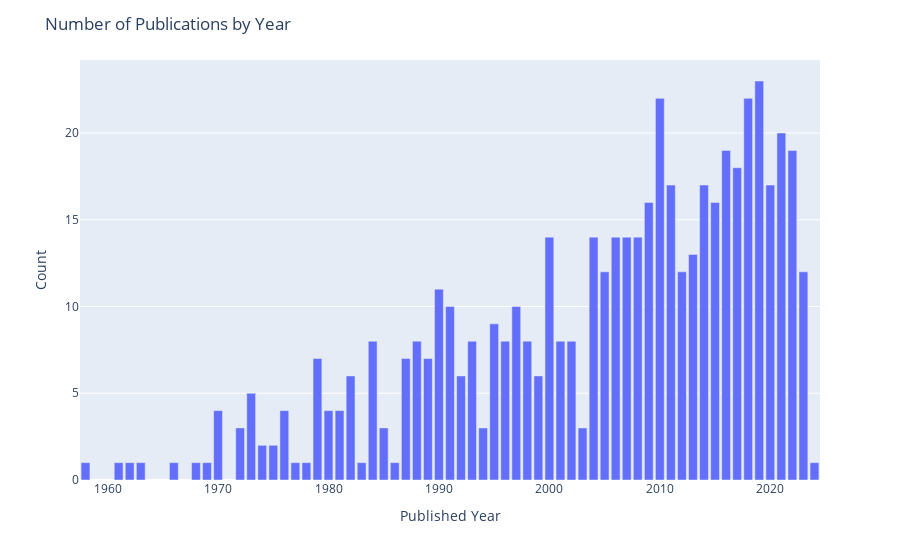

Notebook cell for this chart:
### Code cell
# Create a bar chart using Plotly
fig = px.bar(x=year_counts.index, y=year_counts.values, labels={'x': 'Published Year', 'y': 'Count'})
fig.update_layout(title='Number of Publications by Year', xaxis_title='Published Year', yaxis_title='Count')
fig.show()

### Figure 1 — Plotly figure (JSON) as saved in the notebook; plotly's stock layout.template omitted (floating-point values rounded to 4 significant figures)
{"data": [{"alignmentgroup": "True", "hovertemplate": "Published Year=%{x}<br>Count=%{y}<extra></extra>", "legendgroup": "", "marker": {"color": "#636efa", "pattern": {"shape": ""}}, "name": "", "offsetgroup": "", "orientation": "v", "showlegend": false, "textposition": "auto", "type": "bar", "x": [1958, 1961, 1962, 1963, 1966, 1968, 1969, 1970, 1972, 1973, 1974, 1975, 1976, 1977, 1978, 1979, 1980, 1981, 1982, 1983, 1984, 1985, 1986, 1987, 1988, 1989, 1990, 1991, 1992, 1993, 1994, 1995, 1996, 1997, 1998, 1999, 2000, 2001, 2002, 2003, 2004, 2005, 2006, 2007, 2008, 2009, 2010, 2011, 2012, 2013, 2014, 2015, 2016, 2017, 2018, 2019, 2020, 2021, 2022, 2023, 2024], "xaxis": "x", "y": [1, 1, 1, 1, 1, 1, 1, 4, 3, 5, 2, 2, 4, 1, 1, 7, 4, 4, 6, 1, 8, 3, 1, 7, 8, 7, 11, 10, 6, 8, 3, 9, 8, 10, 8, 6, 14, 8, 8, 3, 14, 12, 14, 14, 14, 16, 22, 17, 12, 13, 17, 16, 19, 18, 22, 23, 17, 20, 19, 12, 1], "yaxis": "y"}], "layout": {"barmode": "relative", "legend": {"tracegroupgap": 0}, "margin": {"t": 60}, "title": {"text": "Number of Publications by Year"}, "xaxis": {"anchor": "y", "domain": [0, 1], "title": {"text": "Published Year"}}, "yaxis": {"anchor": "x", "domain": [0, 1], "title": {"text": "Count"}}}}
